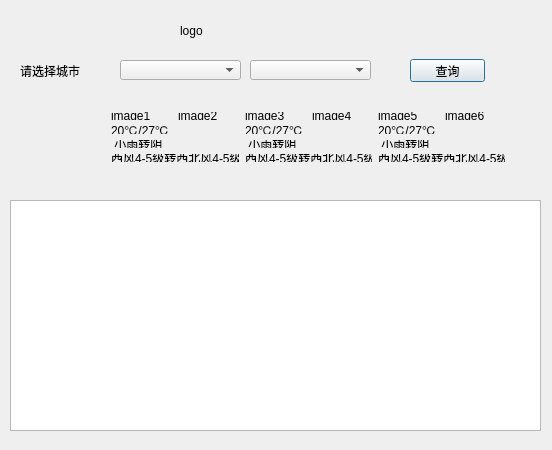
<?xml version="1.0" encoding="UTF-8"?>
<ui version="4.0">
 <class>Dialog</class>
 <widget class="QDialog" name="Dialog">
  <property name="geometry">
   <rect>
    <x>0</x>
    <y>0</y>
    <width>552</width>
    <height>450</height>
   </rect>
  </property>
  <property name="acceptDrops">
   <bool>false</bool>
  </property>
  <property name="windowTitle">
   <string>Dialog</string>
  </property>
  <widget class="QComboBox" name="provinces">
   <property name="geometry">
    <rect>
     <x>120</x>
     <y>60</y>
     <width>121</width>
     <height>20</height>
    </rect>
   </property>
  </widget>
  <widget class="QComboBox" name="citys">
   <property name="geometry">
    <rect>
     <x>250</x>
     <y>60</y>
     <width>121</width>
     <height>20</height>
    </rect>
   </property>
  </widget>
  <widget class="QLabel" name="labelCity">
   <property name="geometry">
    <rect>
     <x>20</x>
     <y>60</y>
     <width>111</width>
     <height>21</height>
    </rect>
   </property>
   <property name="text">
    <string>请选择城市</string>
   </property>
  </widget>
  <widget class="QPushButton" name="findButton">
   <property name="geometry">
    <rect>
     <x>410</x>
     <y>59</y>
     <width>75</width>
     <height>23</height>
    </rect>
   </property>
   <property name="text">
    <string>查询</string>
   </property>
  </widget>
  <widget class="QLabel" name="labelLogo">
   <property name="geometry">
    <rect>
     <x>180</x>
     <y>10</y>
     <width>251</width>
     <height>41</height>
    </rect>
   </property>
   <property name="text">
    <string>logo</string>
   </property>
  </widget>
  <widget class="QTextBrowser" name="textBrowser">
   <property name="geometry">
    <rect>
     <x>10</x>
     <y>200</y>
     <width>531</width>
     <height>231</height>
    </rect>
   </property>
  </widget>
  <widget class="QWidget" name="">
   <property name="geometry">
    <rect>
     <x>100</x>
     <y>101</y>
     <width>416</width>
     <height>72</height>
    </rect>
   </property>
   <layout class="QHBoxLayout" name="horizontalLayout_4">
    <item>
     <layout class="QVBoxLayout" name="verticalLayout">
      <item>
       <layout class="QHBoxLayout" name="horizontalLayout">
        <item>
         <widget class="QLabel" name="labelImage1">
          <property name="text">
           <string>image1</string>
          </property>
         </widget>
        </item>
        <item>
         <widget class="QLabel" name="labelImage2">
          <property name="text">
           <string>image2</string>
          </property>
         </widget>
        </item>
       </layout>
      </item>
      <item>
       <widget class="QLabel" name="labelTemperature">
        <property name="text">
         <string>20℃/27℃</string>
        </property>
       </widget>
      </item>
      <item>
       <widget class="QLabel" name="labelWeather">
        <property name="text">
         <string> 小雨转阴</string>
        </property>
       </widget>
      </item>
      <item>
       <widget class="QLabel" name="labelWind">
        <property name="text">
         <string>西风4-5级转西北风4-5级</string>
        </property>
       </widget>
      </item>
     </layout>
    </item>
    <item>
     <layout class="QVBoxLayout" name="verticalLayout_2">
      <item>
       <layout class="QHBoxLayout" name="horizontalLayout_2">
        <item>
         <widget class="QLabel" name="labelImage3">
          <property name="text">
           <string>image3</string>
          </property>
         </widget>
        </item>
        <item>
         <widget class="QLabel" name="labelImage4">
          <property name="text">
           <string>image4</string>
          </property>
         </widget>
        </item>
       </layout>
      </item>
      <item>
       <widget class="QLabel" name="labelTemperature_2">
        <property name="text">
         <string>20℃/27℃</string>
        </property>
       </widget>
      </item>
      <item>
       <widget class="QLabel" name="labelWeather_2">
        <property name="text">
         <string> 小雨转阴</string>
        </property>
       </widget>
      </item>
      <item>
       <widget class="QLabel" name="labelWind_2">
        <property name="text">
         <string>西风4-5级转西北风4-5级</string>
        </property>
       </widget>
      </item>
     </layout>
    </item>
    <item>
     <layout class="QVBoxLayout" name="verticalLayout_3">
      <item>
       <layout class="QHBoxLayout" name="horizontalLayout_3">
        <item>
         <widget class="QLabel" name="labelImage5">
          <property name="text">
           <string>image5</string>
          </property>
         </widget>
        </item>
        <item>
         <widget class="QLabel" name="labelImage6">
          <property name="text">
           <string>image6</string>
          </property>
         </widget>
        </item>
       </layout>
      </item>
      <item>
       <widget class="QLabel" name="labelTemperature_3">
        <property name="text">
         <string>20℃/27℃</string>
        </property>
       </widget>
      </item>
      <item>
       <widget class="QLabel" name="labelWeather_3">
        <property name="text">
         <string> 小雨转阴</string>
        </property>
       </widget>
      </item>
      <item>
       <widget class="QLabel" name="labelWind_3">
        <property name="text">
         <string>西风4-5级转西北风4-5级</string>
        </property>
       </widget>
      </item>
     </layout>
    </item>
   </layout>
  </widget>
  <zorder>provinces</zorder>
  <zorder>citys</zorder>
  <zorder>labelCity</zorder>
  <zorder>findButton</zorder>
  <zorder>layoutWidget</zorder>
  <zorder>labelLogo</zorder>
  <zorder>layoutWidget_2</zorder>
  <zorder>textBrowser</zorder>
 </widget>
 <layoutdefault spacing="6" margin="11"/>
 <resources/>
 <connections/>
</ui>
